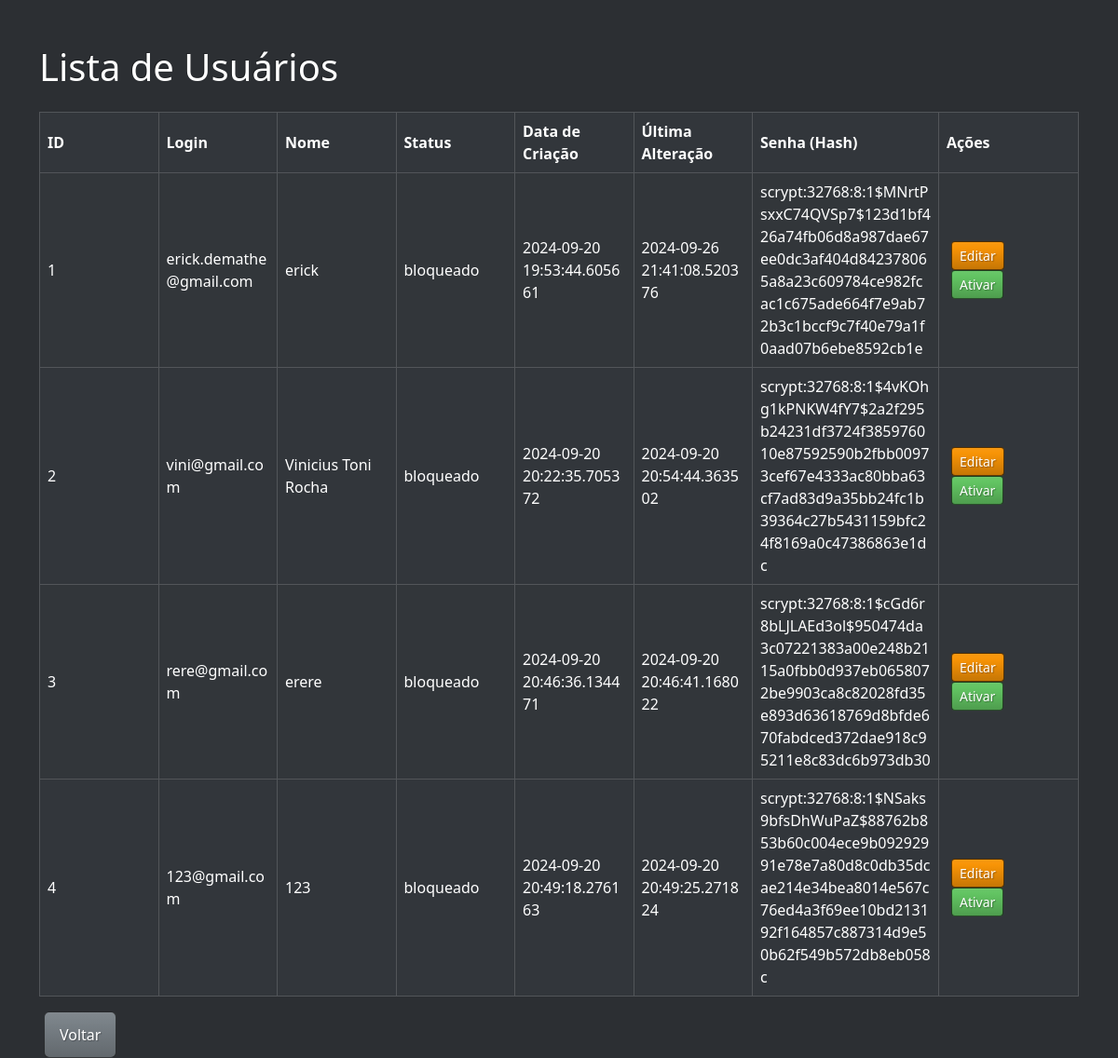
The page /usuarios on the database as committed earlier.
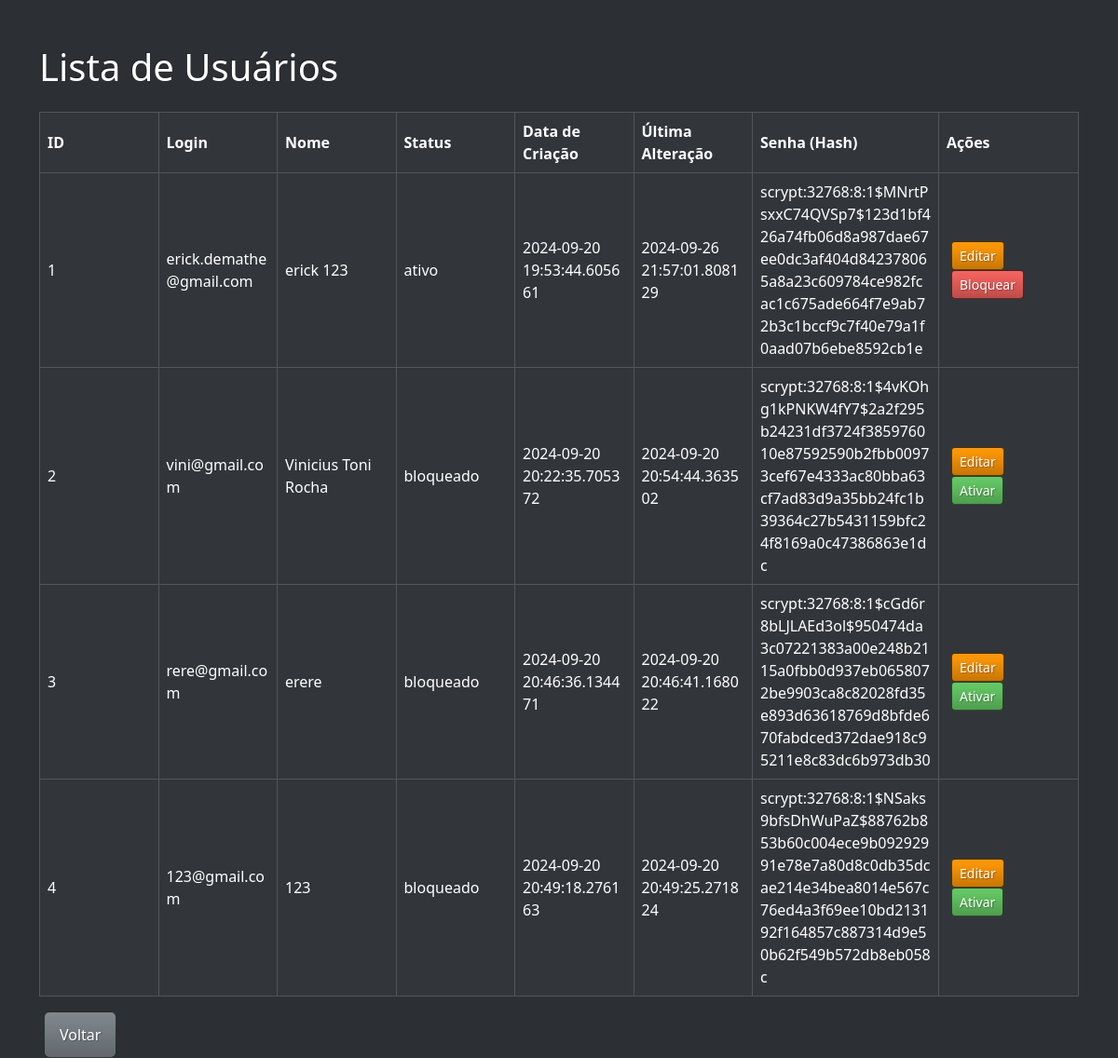
The same page on the database as committed later.
### tables this page shows
CREATE TABLE usuarios (
    id INTEGER PRIMARY KEY AUTOINCREMENT,
    login TEXT UNIQUE NOT NULL,
    senha TEXT NOT NULL,
    nome TEXT NOT NULL,
    data_criacao TEXT NOT NULL,  -- Armazena a data como string no formato ISO8601
    status TEXT CHECK( status IN ('ativo','bloqueado') ) NOT NULL DEFAULT 'ativo',
    data_ultima_atualizacao TEXT  -- Pode ser nulo na criaÃ§Ã£o, preenchido em atualizaÃ§Ãµes
);

### main.py (the view)
@app.route('/usuarios', methods=['GET'])
def get_users():
    db = get_db()
    users = db.execute('SELECT * FROM usuarios').fetchall()
    return render_template('usuarios.html', users=users)

### main.py (called while the page is built)
def get_db():
    db = sqlite3.connect(DATABASE)
    db.row_factory = sqlite3.Row
    return db

### templates/usuarios.html (shortened to what this page needs)
<!DOCTYPE html>
<html lang="pt-BR">
<head>
    <link rel="stylesheet" href="{{ url_for('static', filename='css/bootstrap.min.css') }}">
</head>
<body>
    <div class="container mt-5">
        <h1 class="mb-4">Lista de Usuários</h1>
        <table class="table table-striped table-dark table-bordered">
            <thead>
                <tr>
                    <th>ID</th>
                    <th>Login</th>
                    <th>Nome</th>
                    <th>Status</th>
                    <th>Data de Criação</th>
                    <th>Última Alteração</th>
                    <th class="col-senha">Senha (Hash)</th>
                    <th class="col-acoes">Ações</th>
                </tr>
            </thead>
            <tbody>
                {% for user in users %}
                <tr>
                    <td>{{ user.id }}</td>
                    <td>{{ user.login }}</td>
                    <td>{{ user.nome }}</td>
                    <td>{{ user.status }}</td>
                    <td>{{ user.data_criacao }}</td>
                    <td>{{ user.data_ultima_atualizacao }}</td>
                    <td class="col-senha">{{ user.senha }}</td>
                    <td class="col-acoes">
                        <a href="{{ url_for('edit_user', id=user.id) }}" class="btn btn-warning btn-sm">Editar</a>
                        {% if user.status == 'ativo' %}
                        <form action="{{ url_for('block_user', id=user.id) }}" method="POST" style="display:inline;">
                            <button type="submit" class="btn btn-danger btn-sm">Bloquear</button>
                        </form>
                        {% elif user.status == 'bloqueado' %}
                        <form action="{{ url_for('activate_user', id=user.id) }}" method="POST" style="display:inline;">
                            <button type="submit" class="btn btn-success btn-sm">Ativar</button>
                        </form>
                        {% endif %}
                    </td>
                </tr>
                {% endfor %}
            </tbody>
        </table>
        <a href="{{ url_for('home') }}" class="btn btn-secondary">Voltar</a>
    </div>
</body>
</html>

### templates/usuarios.html (style rules this page uses)
body { background-color: #2C2F33; color: #FFFFFF; }
h1 { color: #FFFFFF; }
table { background-color: #23272A; color: #FFFFFF; table-layout: fixed; }
th, td { color: #FFFFFF; vertical-align: middle; word-wrap: break-word; }
td { white-space: normal; }
.col-senha { width: 200px; }
.col-acoes { width: 150px; }
.btn { margin: 0 5px; }

Rows that differ between the two databases and show on the page:
changed usuarios "erick.demathe@gmail.com": nome "erick" → "erick 123"; status "bloqueado" → "ativo"; data_ultima_atualizacao "2024-09-26 21:41:08.520376" → "2024-09-26 21:57:01.808129"; status "Ativar" → "Bloquear"
